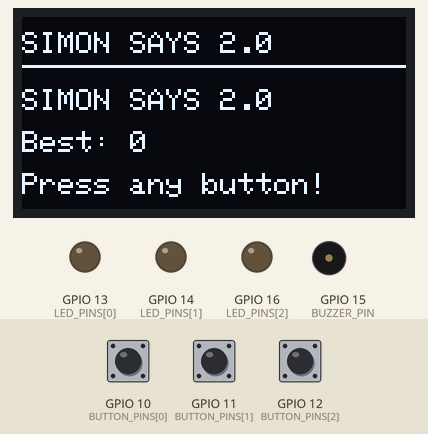
This sketch was run on a simulated ESP32. Parts: 128×64 one-colour display, output pins drawn as LEDs (lit = HIGH), buzzer (waves = sounding). The test bench sets the inputs (shaded band); at power-on: GPIO 10 (BUTTON_PINS[0]) HIGH, GPIO 12 (BUTTON_PINS[2]) HIGH, GPIO 11 (BUTTON_PINS[1]) HIGH. Random numbers use the default seed unless the sketch sets one; EEPROM starts erased; what the sketch prints to the serial monitor is not drawn.

Above: at 1.2 s.
1.3 s: GPIO 10 (BUTTON_PINS[0]) pulled LOW for 0.15 s
At 2.4 s:
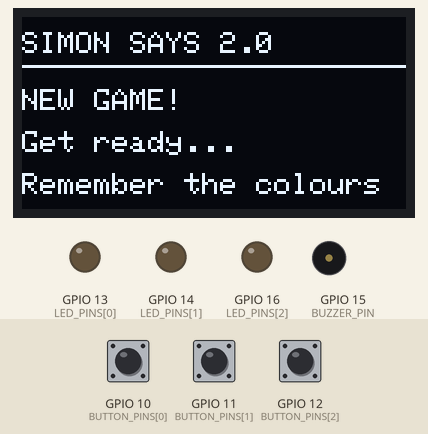
4.4 s: GPIO 12 (BUTTON_PINS[2]) pulled LOW for 0.15 s
At 7.0 s:
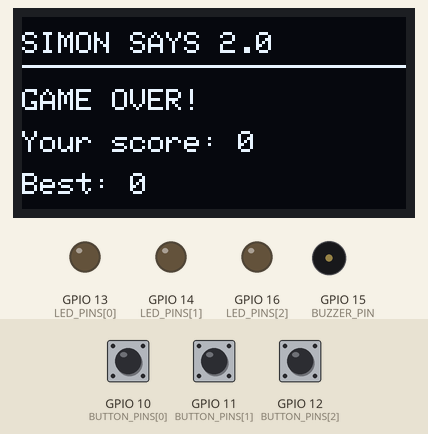
8.1 s: GPIO 11 (BUTTON_PINS[1]) pulled LOW for 1 s
At 10.9 s:
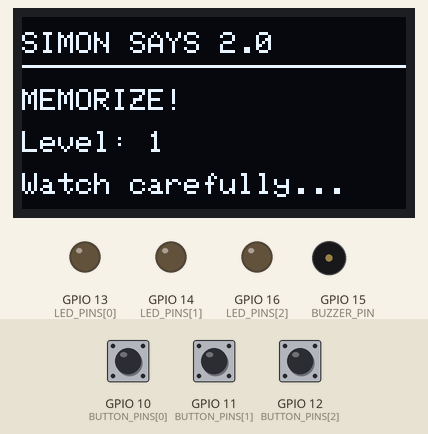
12.1 s: GPIO 12 (BUTTON_PINS[2]) pulled LOW for 1 s
At 13.6 s:
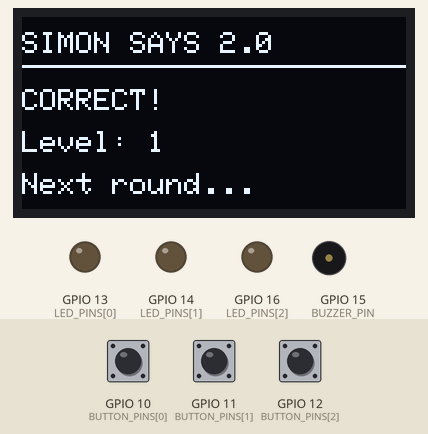
13.7 s: GPIO 10 (BUTTON_PINS[0]) pulled LOW for 3.2 s
At 21.2 s:
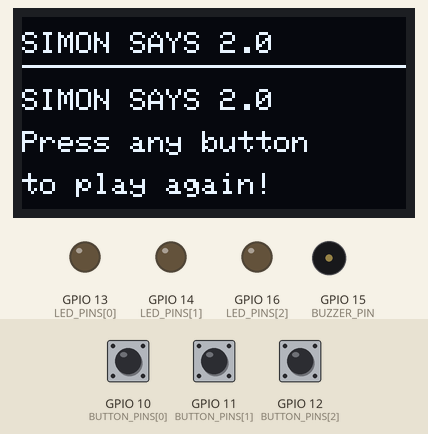
Timing chart, 0 to 22.2 s (numbered marks = the images above; inputs shaded):
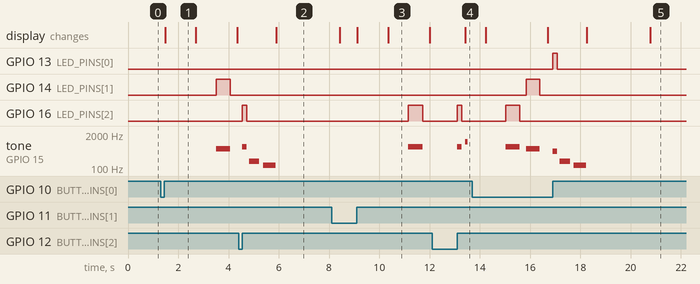

The sketch:

simonsays.ino
```cpp
#include <Wire.h>
#include <Adafruit_GFX.h>
#include <Adafruit_SSD1306.h>
#include <Preferences.h>

// ---------------- PIN ASSIGNMENTS ----------------

const int LED_PINS[3] = {13, 14, 16};
const int BUTTON_PINS[3] = {10, 11, 12};

const int BUZZER_PIN = 15;

// OLED
#define SCREEN_WIDTH 128
#define SCREEN_HEIGHT 64
#define OLED_ADDRESS 0x3C

Adafruit_SSD1306 display(SCREEN_WIDTH, SCREEN_HEIGHT, &Wire, -1);
Preferences preferences;

// ---------------- GAME SETTINGS ----------------

const int MAX_SEQUENCE = 100;

int sequence[MAX_SEQUENCE];

int level = 0;
int bestScore = 0;

bool gameRunning = false;

// Different tones for the three colours
const int tones[3] = {
  440, 554, 659
};

// ---------------- OLED DISPLAY ----------------

void showMessage(String line1, String line2, String line3 = "") {
  display.clearDisplay();

  display.setTextColor(SSD1306_WHITE);
  display.setTextSize(1);

  display.setCursor(0, 5);
  display.println("SIMON SAYS 2.0");

  display.drawLine(0, 16, 127, 16, SSD1306_WHITE);

  display.setCursor(0, 24);
  display.println(line1);

  display.setCursor(0, 38);
  display.println(line2);

  display.setCursor(0, 52);
  display.println(line3);

  display.display();
}

void showScore() {
  showMessage(
    "LEVEL: " + String(level),
    "BEST: " + String(bestScore),
    "Repeat the sequence!"
  );
}

// ---------------- LED AND SOUND ----------------

void playColor(int color, int duration) {

  digitalWrite(LED_PINS[color], HIGH);

  tone(BUZZER_PIN, tones[color]);

  delay(duration);

  digitalWrite(LED_PINS[color], LOW);

  noTone(BUZZER_PIN);

  delay(100);
}

void allLEDsOff() {
  for (int i = 0; i < 3; i++) {
    digitalWrite(LED_PINS[i], LOW);
  }

  noTone(BUZZER_PIN);
}

// ---------------- BUTTON INPUT ----------------

int readButton() {

  while (true) {

    for (int i = 0; i < 3; i++) {

      if (digitalRead(BUTTON_PINS[i]) == LOW) {

        delay(30);

        if (digitalRead(BUTTON_PINS[i]) == LOW) {

          while (digitalRead(BUTTON_PINS[i]) == LOW) {
            delay(5);
          }

          return i;
        }
      }
    }
  }
}

// ---------------- SHOW SEQUENCE ----------------

void showSequence() {

  int speed = 600 - (level * 25);

  if (speed < 180) {
    speed = 180;
  }

  showMessage(
    "MEMORIZE!",
    "Level: " + String(level),
    "Watch carefully..."
  );

  delay(800);

  for (int i = 0; i < level; i++) {

    playColor(sequence[i], speed);

    delay(150);
  }

  showScore();
}

// ---------------- GAME OVER ----------------

void gameOver() {

  gameRunning = false;

  allLEDsOff();

  // Save new record
  if (level - 1 > bestScore) {

    bestScore = level - 1;

    preferences.putInt("best", bestScore);
  }

  // Game over sound
  tone(BUZZER_PIN, 180);
  delay(400);

  noTone(BUZZER_PIN);
  delay(150);

  tone(BUZZER_PIN, 130);
  delay(500);

  noTone(BUZZER_PIN);

  showMessage(
    "GAME OVER!",
    "Your score: " + String(level - 1),
    "Best: " + String(bestScore)
  );

  delay(2500);

  showMessage(
    "SIMON SAYS 2.0",
    "Press any button",
    "to play again!"
  );
}

// ---------------- START GAME ----------------

void startGame() {

  level = 0;
  gameRunning = true;

  randomSeed(esp_random());

  showMessage(
    "NEW GAME!",
    "Get ready...",
    "Remember the colours"
  );

  delay(1200);
}

// ---------------- SETUP ----------------

void setup() {

  Serial.begin(115200);

  // LED setup
  for (int i = 0; i < 3; i++) {

    pinMode(LED_PINS[i], OUTPUT);

    digitalWrite(LED_PINS[i], LOW);
  }

  // Button setup
  for (int i = 0; i < 3; i++) {

    pinMode(BUTTON_PINS[i], INPUT_PULLUP);
  }

  pinMode(BUZZER_PIN, OUTPUT);

  noTone(BUZZER_PIN);

  // OLED initialization
  Wire.begin(8, 9);

  if (!display.begin(
    SSD1306_SWITCHCAPVCC,
    OLED_ADDRESS
  )) {

    Serial.println("OLED ERROR!");

    while (true) {
      delay(100);
    }
  }

  // High score storage
  preferences.begin("SimonGame", false);

  bestScore = preferences.getInt("best", 0);

  showMessage(
    "SIMON SAYS 2.0",
    "Best: " + String(bestScore),
    "Press any button!"
  );

  Serial.println("Simon Says Ready!");
}

// ---------------- MAIN LOOP ----------------

void loop() {

  // Wait for a button to start
  if (!gameRunning) {

    readButton();

    startGame();
  }

  // Add another random colour
  if (level < MAX_SEQUENCE) {

    sequence[level] = random(0, 3);

    level++;

  } else {

    gameOver();
    return;
  }

  // Show the sequence
  showSequence();

  // Wait for player input
  for (int i = 0; i < level; i++) {

    int playerInput = readButton();

    // Flash the selected colour
    playColor(playerInput, 180);

    // Check answer
    if (playerInput != sequence[i]) {

      gameOver();

      return;
    }
  }

  // Successful round
  showMessage(
    "CORRECT!",
    "Level: " + String(level),
    "Next round..."
  );

  tone(BUZZER_PIN, 1000);
  delay(100);

  noTone(BUZZER_PIN);

  delay(700);
}
```

Measured:
- after the input at 1.3 s, GPIO 14 (LED_PINS[1]): LOW → HIGH after 2.2 s, → LOW 0.58 s later; tone on GPIO 15 (BUZZER_PIN): silent → 554 Hz after 2.2 s, → silent 0.58 s later; the display: changes after 0.18 s (image 1)
- after the input at 4.4 s, GPIO 16 (LED_PINS[2]): LOW → HIGH after 0.15 s, → LOW 0.18 s later; tone on GPIO 15 (BUZZER_PIN): plays 659 Hz for 0.18 s, 180 Hz for 0.40 s, 130 Hz for 0.50 s, starting after 0.15 s; the display: changes after 1.5 s (image 2)
- after the input at 8.1 s, GPIO 16 (LED_PINS[2]): LOW → HIGH after 3.1 s, → LOW 0.58 s later; tone on GPIO 15 (BUZZER_PIN): silent → 659 Hz after 3.1 s, → silent 0.58 s later
- after the input at 12.1 s, GPIO 16 (LED_PINS[2]): LOW → HIGH after 1.0 s, → LOW 0.18 s later; tone on GPIO 15 (BUZZER_PIN): silent → 659 Hz after 1.0 s, → silent 0.18 s later, → 1000 Hz 0.13 s later, → silent 0.10 s later; the display: changes after 1.3 s (image 4)
- after the input at 13.7 s, GPIO 13 (LED_PINS[0]): LOW → HIGH after 3.2 s, → LOW 0.18 s later
- what the display in image 1 shows lasts 1.2 s, from 1.5 s to 2.7 s
- what the display in image 3 shows lasts 1.6 s, from 10.4 s to 12.0 s
